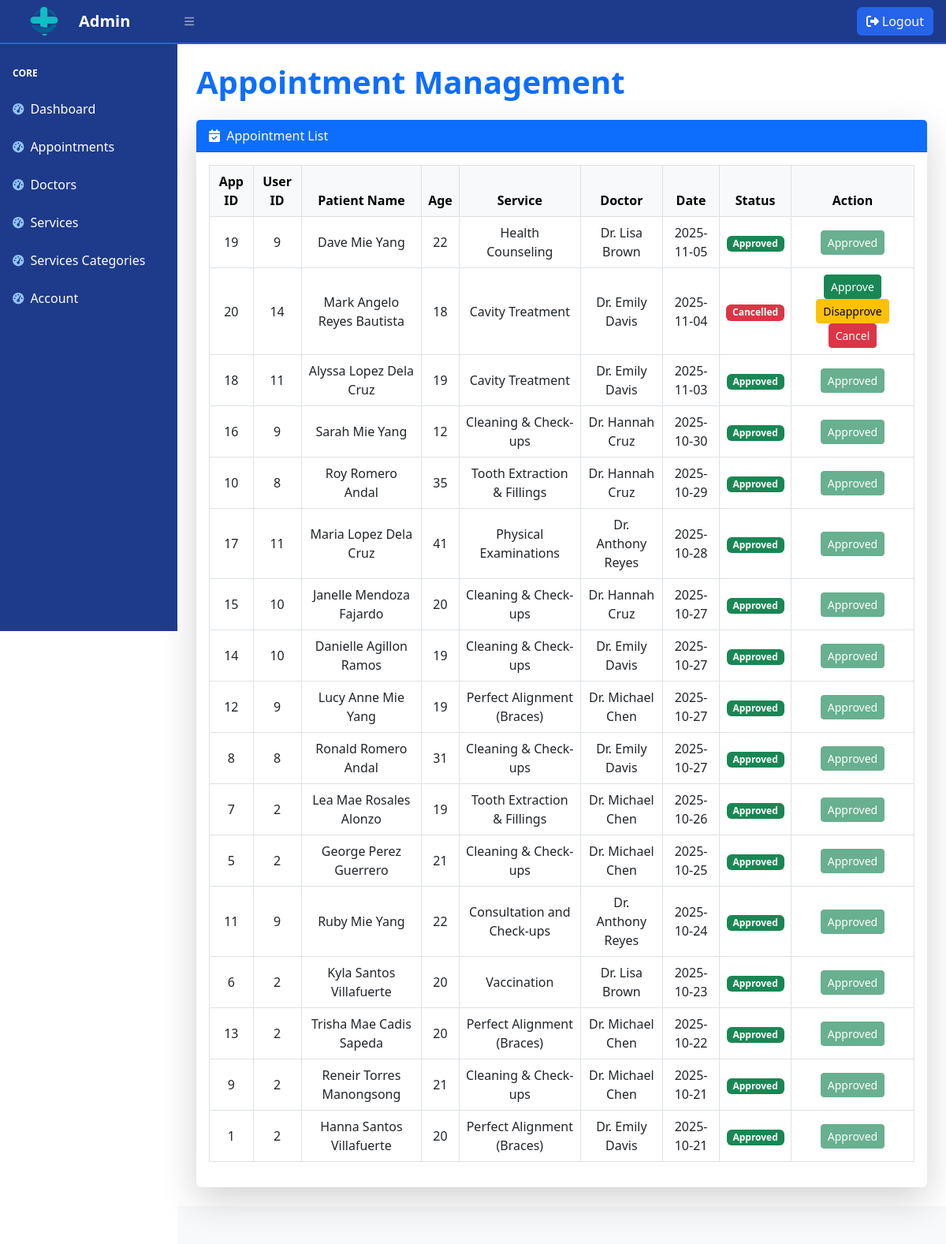
The page /clinic_admin/appointment_tbl.php on the database its author committed.
### tables this page shows
CREATE TABLE `appointments` (
  `appointment_id` int NOT NULL,
  `user_id` int DEFAULT NULL,
  `firstname` varchar(50) NOT NULL,
  `middlename` varchar(50) NOT NULL,
  `lastname` varchar(50) NOT NULL,
  `email` varchar(100) NOT NULL,
  `age` varchar(5) NOT NULL,
  `service_id` int DEFAULT NULL,
  `doctor_id` int DEFAULT NULL,
  `appointment_date` date DEFAULT NULL,
  `message` text,
  `created_at` timestamp NULL DEFAULT CURRENT_TIMESTAMP,
  `status` varchar(50) DEFAULT 'Pending'
);

CREATE TABLE `services` (
  `service_id` int NOT NULL,
  `category_id` int DEFAULT NULL,
  `service_name` varchar(100) NOT NULL
);

CREATE TABLE `doctors` (
  `doctor_id` int NOT NULL,
  `doctor_name` varchar(100) NOT NULL,
  `category_id` int NOT NULL,
  `email` varchar(100) NOT NULL,
  `phone` varchar(20) NOT NULL,
  `status` enum('active','inactive') DEFAULT 'active',
  `created_at` timestamp NULL DEFAULT CURRENT_TIMESTAMP
);

### clinic_admin/appointment_tbl.php (the view, shortened to what this page needs)
<?php
include 'dbconnection.php';
$sql = "
    SELECT
        a.appointment_id,
        a.user_id,
        a.firstname,
        a.middlename,
        a.lastname,
        a.age,
        s.service_name,
        d.doctor_name,
        a.appointment_date,
        a.status
    FROM appointments a
    LEFT JOIN account ac ON a.user_id = ac.user_id
    LEFT JOIN doctors d ON a.doctor_id = d.doctor_id
    LEFT JOIN services s ON a.service_id = s.service_id
    ORDER BY a.appointment_date DESC
";
$stmt = $pdo->prepare($sql);
$stmt->execute();
$appList = $stmt->fetchAll(PDO::FETCH_ASSOC);
?>
<!DOCTYPE html>
<html lang="en">
<?php include 'includes/head.php'; ?>
<body class="sb-nav-fixed">
    <?php include 'includes/header.php'; ?>
    <div id="layoutSidenav">
        <?php include 'includes/sidebar.php'; ?>
        <div id="layoutSidenav_content">
            <main>
                <div class="container-fluid px-4 mt-4">
                    <h1 class="mb-4 text-primary fw-bold">Appointment Management</h1>
                    <div class="card shadow-lg border-0 mb-4">
                        <div class="card-header bg-primary text-white">
                            <i class="fas fa-calendar-check me-1"></i> Appointment List
                        </div>
                        <div class="card-body">
                            <table id="datatablesSimple" class="table table-bordered table-hover align-middle text-center">
                                <thead class="table-light">
                                    <tr>
                                        <th>App ID</th>
                                        <th>User ID</th>
                                        <th>Patient Name</th>
                                        <th>Age</th>
                                        <th>Service</th>
                                        <th>Doctor</th>
                                        <th>Date</th>
                                        <th>Status</th>
                                        <th>Action</th>
                                    </tr>
                                </thead>
                                <tbody>
                                    <?php if (!empty($appList)): ?>
                                        <?php foreach ($appList as $app): ?>
                                            <?php
                                                $status = htmlspecialchars($app['status']);
                                                $badgeClass = match($status) {
                                                    'Approved' => 'bg-success',
                                                    'Disapproved' => 'bg-warning text-dark',
                                                    'Cancelled' => 'bg-danger',
                                                    default => 'bg-secondary'
                                                };
                                            ?>
                                            <tr>
                                                <td><?= $app['appointment_id'] ?></td>
                                                <td><?= htmlspecialchars($app['user_id']) ?></td>
                                                <td><?= htmlspecialchars($app['firstname'].' '.$app['middlename'].' '.$app['lastname']) ?></td>
                                                <td><?= htmlspecialchars($app['age']) ?></td>
                                                <td><?= htmlspecialchars($app['service_name']) ?></td>
                                                <td><?= htmlspecialchars($app['doctor_name']) ?></td>
                                                <td><?= htmlspecialchars($app['appointment_date']) ?></td>
                                                <td><span class="badge <?= $badgeClass ?>"><?= $status ?: 'Pending' ?></span></td>
                                                <td>
                                                    <?php if ($status === 'Approved'): ?>
                                                        <button class="btn btn-success btn-sm" disabled>Approved</button>
                                                    <?php else: ?>
                                                        <form method="post" class="d-inline">
                                                            <button type="submit" class="btn btn-success btn-sm">Approve</button>
                                                        </form>
                                                        <button
                                                            class="btn btn-warning btn-sm"
                                                            data-bs-toggle="modal"
                                                            data-bs-target="#disapproveModal"
                                                            data-id="<?= $app['appointment_id'] ?>">
                                                            Disapprove
                                                        </button>
                                                        <button
                                                            class="btn btn-danger btn-sm"
                                                            data-bs-toggle="modal"
                                                            data-bs-target="#cancelModal"
                                                            data-id="<?= $app['appointment_id'] ?>">
                                                            Cancel
                                                        </button>
                                                    <?php endif; ?>
                                                </td>
                                            </tr>
                                        <?php endforeach; ?>
                                    <?php else: ?>
                                        <tr><td colspan="9" class="text-center text-muted">No appointments found.</td></tr>
                                    <?php endif; ?>
                                </tbody>
                            </table>
                        </div>
                    </div>
                </div>
            </main>
            <?php include 'includes/footer.php'; ?>
</body>
</html>

### rows shown on the page
appointments: appointment_id "19", user "9", firstname+middlename+lastname "Dave Mie Yang", age "22", service.service_name "Health Counseling", doctor.doctor_name "Dr. Lisa Brown", appointment_date "2025-11-05", status "Approved"
appointments: appointment_id "20", user "14", firstname+middlename+lastname "Mark Angelo Reyes Bautista", age "18", service.service_name "Cavity Treatment", doctor.doctor_name "Dr. Emily Davis", appointment_date "2025-11-04", status "Cancelled"
appointments: appointment_id "18", user "11", firstname+middlename+lastname "Alyssa Lopez Dela Cruz", age "19", service.service_name "Cavity Treatment", doctor.doctor_name "Dr. Emily Davis", appointment_date "2025-11-03", status "Approved"
appointments: appointment_id "16", user "9", firstname+middlename+lastname "Sarah Mie Yang", age "12", service.service_name "Cleaning & Check-ups", doctor.doctor_name "Dr. Hannah Cruz", appointment_date "2025-10-30", status "Approved"
appointments: appointment_id "10", user "8", firstname+middlename+lastname "Roy Romero Andal", age "35", service.service_name "Tooth Extraction & Fillings", doctor.doctor_name "Dr. Hannah Cruz", appointment_date "2025-10-29", status "Approved"
appointments: appointment_id "17", user "11", firstname+middlename+lastname "Maria Lopez Dela Cruz", age "41", service.service_name "Physical Examinations", doctor.doctor_name "Dr. Anthony Reyes", appointment_date "2025-10-28", status "Approved"
appointments: appointment_id "15", user "10", firstname+middlename+lastname "Janelle Mendoza Fajardo", age "20", service.service_name "Cleaning & Check-ups", doctor.doctor_name "Dr. Hannah Cruz", appointment_date "2025-10-27", status "Approved"
appointments: appointment_id "14", user "10", firstname+middlename+lastname "Danielle Agillon Ramos", age "19", service.service_name "Cleaning & Check-ups", doctor.doctor_name "Dr. Emily Davis", appointment_date "2025-10-27", status "Approved"
appointments: appointment_id "12", user "9", firstname+middlename+lastname "Lucy Anne Mie Yang", age "19", service.service_name "Perfect Alignment (Braces)", doctor.doctor_name "Dr. Michael Chen", appointment_date "2025-10-27", status "Approved"
appointments: appointment_id "8", user "8", firstname+middlename+lastname "Ronald Romero Andal", age "31", service.service_name "Cleaning & Check-ups", doctor.doctor_name "Dr. Emily Davis", appointment_date "2025-10-27", status "Approved"
appointments: appointment_id "7", user "2", firstname+middlename+lastname "Lea Mae Rosales Alonzo", age "19", service.service_name "Tooth Extraction & Fillings", doctor.doctor_name "Dr. Michael Chen", appointment_date "2025-10-26", status "Approved"
appointments: appointment_id "5", user "2", firstname+middlename+lastname "George Perez Guerrero", age "21", service.service_name "Cleaning & Check-ups", doctor.doctor_name "Dr. Michael Chen", appointment_date "2025-10-25", status "Approved"
appointments: appointment_id "11", user "9", firstname+middlename+lastname "Ruby Mie Yang", age "22", service.service_name "Consultation and Check-ups", doctor.doctor_name "Dr. Anthony Reyes", appointment_date "2025-10-24", status "Approved"
appointments: appointment_id "6", user "2", firstname+middlename+lastname "Kyla Santos Villafuerte", age "20", service.service_name "Vaccination", doctor.doctor_name "Dr. Lisa Brown", appointment_date "2025-10-23", status "Approved"
appointments: appointment_id "13", user "2", firstname+middlename+lastname "Trisha Mae Cadis Sapeda", age "20", service.service_name "Perfect Alignment (Braces)", doctor.doctor_name "Dr. Michael Chen", appointment_date "2025-10-22", status "Approved"
appointments: appointment_id "9", user "2", firstname+middlename+lastname "Reneir Torres Manongsong", age "21", service.service_name "Cleaning & Check-ups", doctor.doctor_name "Dr. Michael Chen", appointment_date "2025-10-21", status "Approved"
appointments: appointment_id "1", user "2", firstname+middlename+lastname "Hanna Santos Villafuerte", age "20", service.service_name "Perfect Alignment (Braces)", doctor.doctor_name "Dr. Emily Davis", appointment_date "2025-10-21", status "Approved"
